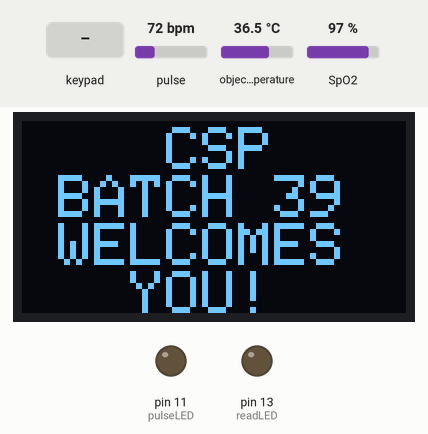
Bench run of a sketch on a simulated Arduino Uno, built with avr-gcc and run on an emulated ATmega328P. Parts: 128×64 one-colour display, output pins drawn as LEDs (lit = HIGH). Dashed ring = blinking. The test bench sets the inputs (shaded band); at power-on: pulse 72 bpm, object temperature 36.5 °C, SpO2 97 %.

Above: at 1.2 s.
1.3 s: keypad keys 2 3 4 5 # pressed 0.4 s apart
At 6.4 s:
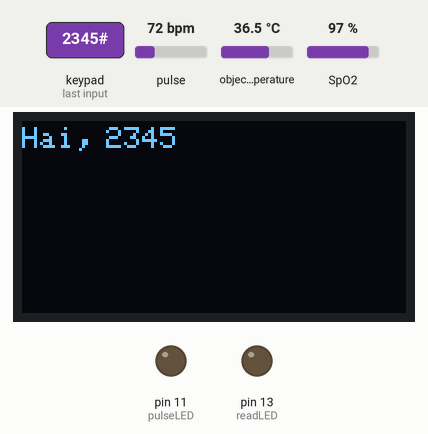
9.3 s: pulse set to 58 bpm
At 11.4 s:
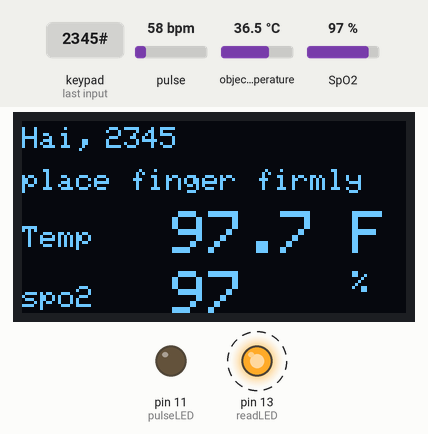
12.3 s: pulse set to 63 bpm
At 24.5 s:
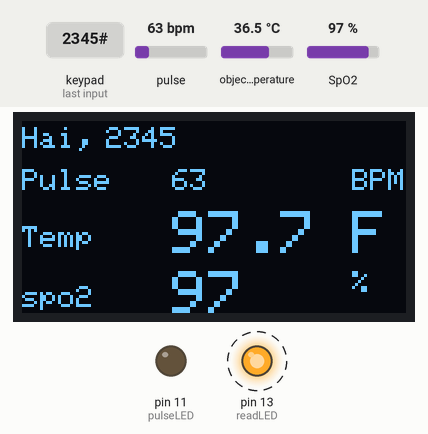
Timing chart, 0 to 25.6 s (numbered marks = the images above; inputs shaded):
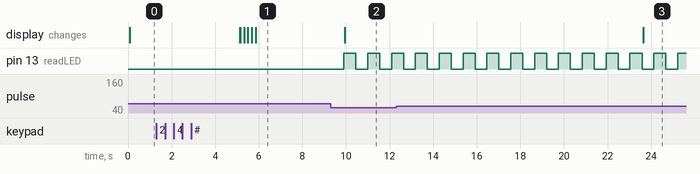

Measured:
- the behaviour switches between 60 and 61 bpm on pulse (found by bisection; images 2 and 3)
- after the input at 1.3 s, the display: first differs from a run without the input after 3.8 s (image 1 shows a later state)
- after the input at 9.3 s, the display: changes after 0.65 s (image 2)
- after the input at 12.3 s, the display: changes after 11.3 s (image 3)
- by itself, pin 13 (readLED): alternates HIGH for 0.55 s and LOW for 0.55 s

The sketch:

Without_Serial.ino
```cpp
#include <Keypad.h>
#include <ctype.h>
#include <Adafruit_GFX.h>
#include <Adafruit_SSD1306.h>
#include <Wire.h>
#include <Adafruit_MLX90614.h>
#include "MAX30105.h"
#include "spo2_algorithm.h"

// Arduino-Nodemcu comm
#include <SoftwareSerial.h>
#include <ArduinoJson.h>

//Initialise Arduino to NodeMCU (5=Rx & 6=Tx)
SoftwareSerial nodemcu(10, 11);
// Arduino-Nodemcu comm

MAX30105 particleSensor;

#define MAX_BRIGHTNESS 255
#define SCREEN_WIDTH 128
#define SCREEN_HEIGHT 64
#define OLED_RESET    -1

Adafruit_SSD1306 display(SCREEN_WIDTH, SCREEN_HEIGHT, &Wire, OLED_RESET);
Adafruit_MLX90614 mlx = Adafruit_MLX90614();

const byte ROWS = 4;
const byte COLS = 3;
char keys[ROWS][COLS] = {
  {'1', '2', '3'},
  {'4', '5', '6'},
  {'7', '8', '9'},
  {'*', '0', '#'}
};
byte rowPins[ROWS] = {2, 3, 4, 5};
byte colPins[COLS] = {6, 7, 8};

Keypad keypad = Keypad( makeKeymap(keys), rowPins, colPins, ROWS, COLS );

unsigned long loopCount;
unsigned long startTime;
String msg;

// Spo2

#if defined(_AVR_ATmega328P) || defined(AVR_ATmega168_)

uint16_t irBuffer[100];
uint16_t redBuffer[100];
#else
uint32_t irBuffer[100];
uint32_t redBuffer[100];
#endif

int32_t bufferLength;
int32_t spo2;
int8_t validSPO2;
int32_t heartRate;
int8_t validHeartRate;

byte pulseLED = 11;
byte readLED = 13;


void setup() {
  //  Serial.begin(115200);

  // Arduino-Nodemcu comm
  nodemcu.begin(115200);
  // Arduino-Nodemcu comm

  mlx.begin();
  display.begin(SSD1306_SWITCHCAPVCC, 0x3C);


  pinMode(pulseLED, OUTPUT);
  pinMode(readLED, OUTPUT);

  // Initialize sensor
  if (!particleSensor.begin(Wire, I2C_SPEED_FAST))
  {
    //    Serial.println(F("MAX30105 was not found. Please check power."));
    while (1);
  }

  //  Serial.println(F("Attach sensor to finger with rubber band. Press any key to start conversion"));
  //  while (Serial.available() == 0) ; //wait until user presses a key
  //  Serial.read();

  byte ledBrightness = 180;
  byte sampleAverage = 4;
  byte ledMode = 2;
  byte sampleRate = 100;
  int pulseWidth = 411;
  int adcRange = 4096;

  particleSensor.setup(ledBrightness, sampleAverage, ledMode, sampleRate, pulseWidth, adcRange);


  display.clearDisplay();
  display.display();

}


void loop()


{
  display.clearDisplay();
  display.setTextSize(2);
  display.setTextColor(WHITE);
  display.setCursor(0, 2);
  display.print("    CSP\n BATCH 39\n WELCOMES \n   YOU!");
  display.setTextSize(1);
  display.setCursor(0, 55);
  display.display();
  delay(5000);

  display.clearDisplay();
  display.setTextSize(2);
  display.setTextColor(WHITE);
  display.setCursor(0, 2);
  display.println("Please \nenter your\nReg Number");

  display.setTextSize(1);
  display.setTextColor(WHITE);
  display.setCursor(0, 55);
  display.println("press '*' to restart");

  display.display();
  char value[11] = ""; // the number accumulator
  int count = 0;
  unsigned long keyvalue;
  unsigned long isnum;
  //  unsigned long s=0;
  //  Serial.println("Enter Reg no, press # to end ");
  //  Serial.print("You have typed: ");
  do
  {

    keyvalue = keypad.getKey();
    isnum = (keyvalue >= '0' && keyvalue <= '9');
    if (isnum)
    {
      //      Serial.print(keyvalue - '0');
      //         s= s*10+(keyvalue - '0');
      display.clearDisplay();
      display.setTextSize(2);
      display.setTextColor(WHITE);
      display.setCursor(0, 5);
      display.println("Reg num:");

      //  display.setTextSize(2);
      //  display.setCursor(0, 40);
      //  display.println(s);
      // display.display();

      value[count] = keyvalue;
      count = count + 1;
      display.setTextSize(2);
      display.setCursor(0, 40);
      display.println(value);
      display.display();
    }

  } while (isnum || !keyvalue);
  {
    if (keyvalue == '*')
      return false;
    else

      //      Serial.println(" ");
      //    Serial.println("Returning from funtion: ");
      //    Serial.println(value);

      display.clearDisplay();
    display.setTextSize(1);
    display.setTextColor(WHITE);
    display.setCursor(0, 2);
    display.println("Hai,");

    display.setTextSize(1);
    display.setCursor(28, 2);
    display.println(value);
    display.display();
    // delay(400);
  }
  //getKeypadInteger


  // Spo2

  bufferLength = 100;

  //read the first 100 samples, and determine the signal range
  for (byte i = 0 ; i < bufferLength ; i++)
  {
    while (particleSensor.available() == false)
      particleSensor.check();

    redBuffer[i] = particleSensor.getRed();
    irBuffer[i] = particleSensor.getIR();
    particleSensor.nextSample();

    //    Serial.print(F("red="));
    //    Serial.print(redBuffer[i], DEC);
    //    Serial.print(F(", ir="));
    //    Serial.println(irBuffer[i], DEC);
  }


  maxim_heart_rate_and_oxygen_saturation(irBuffer, bufferLength, redBuffer, &spo2, &validSPO2, &heartRate, &validHeartRate);


  while (1)
  {

    for (byte i = 25; i < 100; i++)
    {
      redBuffer[i - 25] = redBuffer[i];
      irBuffer[i - 25] = irBuffer[i];
    }


    for (byte i = 75; i < 100; i++)
    {
      while (particleSensor.available() == false)
        particleSensor.check();
      digitalWrite(readLED, !digitalRead(readLED));

      redBuffer[i] = particleSensor.getRed();
      irBuffer[i] = particleSensor.getIR();
      particleSensor.nextSample();

      //send samples and calculation result to terminal program through UART
      //      Serial.print(F("red="));
      //      Serial.print(redBuffer[i], DEC);
      //      Serial.print(F(", ir="));
      //      Serial.print(irBuffer[i], DEC);

      //      Serial.print(F(", HR="));
      //      Serial.print(heartRate, DEC);
      //
      //      Serial.print(F(", HRvalid="));
      //      Serial.print(validHeartRate, DEC);
      //
      //      Serial.print(F(", SPO2="));
      //      Serial.print(spo2, DEC);
      //
      //      Serial.print(F(", SPO2Valid="));
      //      Serial.print(validSPO2, DEC);
      //
      //      Serial.print(F(", Temperature"));
      //      Serial.println(mlx.readObjectTempF(), 1);
      //try

      // Temp display


      display.clearDisplay();

      display.setTextSize(1);
      display.setTextColor(WHITE);
      display.setCursor(0, 2);
      display.println("Hai,");

      display.setTextSize(1);
      display.setCursor(28, 2);
      display.println(value);

      if (heartRate > 60 && heartRate < 110)
      {
        display.setTextSize(1);
        display.setTextColor(WHITE);
        display.setCursor(0, 16);
        display.println("Pulse");

        //  display.setTextSize(1);
        //  display.setCursor(50, 16);
        //  display.setTextColor(WHITE, BLACK);
        //  display.println("       ");

        display.setTextSize(1);
        display.setTextColor(WHITE);
        display.setCursor(50, 16);
        display.println(heartRate, DEC);

        display.setCursor(110, 16);
        display.println("BPM");
      }
      else
      {
        display.setTextSize(1);
        display.setTextColor(WHITE);
        display.setCursor(0, 16);
        display.println("place finger firmly");

      }
      display.setTextSize(1);
      display.setTextColor(WHITE);
      display.setCursor(0, 35);
      display.println("Temp");

      display.setTextSize(2);
      display.setCursor(50, 30);
      display.println(mlx.readObjectTempF(), 1);

      display.setCursor(110, 30);
      display.println("F");


      display.setTextSize(1);
      display.setTextColor(WHITE);
      display.setCursor(0, 55);
      display.println("spo2");

      display.setTextSize(1);
      display.setCursor(110, 50);
      display.println("%");
      if (spo2 > 80)
      {
        display.setTextSize(1);
        display.setCursor(50, 55);
        display.setTextColor(WHITE, BLACK);
        display.println("       ");

        display.setTextSize(2);
        display.setTextColor(WHITE);
        display.setCursor(50, 50);
        display.println(spo2, DEC);
      }
      else
      { display.setTextSize(1);
        display.setCursor(50, 55);
        display.println("Loading");
      }


      display.display();
      delay(500);

    }

    // Arduino-Nodemcu comm
    if (validSPO2)
    {
      StaticJsonBuffer<1000> jsonBuffer;
      JsonObject& data = jsonBuffer.createObject();
      data["spo2"] = spo2;
      data["temperature"] = mlx.readObjectTempF();

      data.printTo(nodemcu);
      jsonBuffer.clear();
    }
    // Arduino-Nodemcu comm

    maxim_heart_rate_and_oxygen_saturation(irBuffer, bufferLength, redBuffer, &spo2, &validSPO2, &heartRate, &validHeartRate);
  }

  display.display();
  //  delay(500);

}
```
